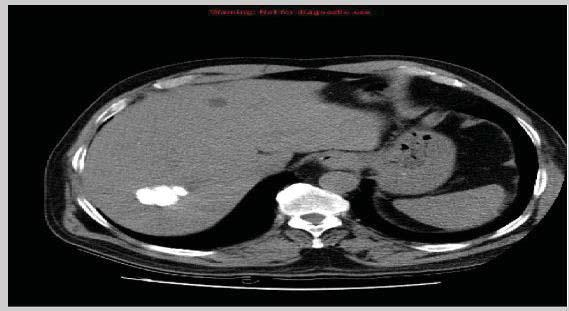
#> input picture Dataset/Test/img.jpg, 569 x 311 px
$ python otsu.py
#> lines starting #> are read from the running program, lines starting #| are printed output that depends on the picture; after the words box and inside, x2 and y2 are one past the last pixel; in counts of white or black regions, pixels touching at a corner belong together
import math
import numpy as np
from matplotlib import pyplot as plt
from PIL import Image
import cv2

threshold_values = {}
h = [1]


def Hist(img):
   row, col = img.shape
   print(row,col)  #This comes out to be 311 X 569.
   y = np.zeros(256)
   for i in range(0,row):
      for j in range(0,col):
         y[img[i,j]] += 1
   x = np.arange(0,256)
   plt.bar(x, y, color='b', width=5, align='center', alpha=0.25)
   plt.show()
   return y


def regenerate_img(img, threshold):
    row, col = img.shape
    y = np.zeros((row, col))
    for i in range(0,row):
        for j in range(0,col):
            if img[i,j] >= threshold:
                y[i,j] = 255
            else:
                y[i,j] = 0
    return y


def countPixel(h):
    cnt = 0
    for i in range(0, len(h)):
        if h[i]>0:
           cnt += h[i]
    return cnt


def wieght(s, e):
    w = 0
    for i in range(s, e):
        w += h[i]
    return w


def mean(s, e):
    m = 0
    w = wieght(s, e)
    for i in range(s, e):
        m += h[i] * i

    return m/float(w)


def variance(s, e):
    v = 0
    m = mean(s, e)
    w = wieght(s, e)
    for i in range(s, e):
        v += ((i - m) **2) * h[i]
    v /= w
    return v


def threshold(h):
    cnt = countPixel(h)
    for i in range(1, len(h)):
        vb = variance(0, i)
        wb = wieght(0, i) / float(cnt)
        mb = mean(0, i)

        vf = variance(i, len(h))
        wf = wieght(i, len(h)) / float(cnt)
        mf = mean(i, len(h))

        V2w = wb * (vb) + wf * (vf)
        V2b = wb * wf * (mb - mf)**2

        fw = open("trace.txt", "a")
        fw.write('T='+ str(i) + "\n")

        fw.write('Wb='+ str(wb) + "\n")
        fw.write('Mb='+ str(mb) + "\n")
        fw.write('Vb='+ str(vb) + "\n")

        fw.write('Wf='+ str(wf) + "\n")
        fw.write('Mf='+ str(mf) + "\n")
        fw.write('Vf='+ str(vf) + "\n")

        fw.write('within class variance='+ str(V2w) + "\n")
        fw.write('between class variance=' + str(V2b) + "\n")
        fw.write("\n")

        if not math.isnan(V2w):
            threshold_values[i] = V2w


def get_optimal_threshold():
    min_V2w = min(threshold_values.values())
    optimal_threshold = [k for k, v in threshold_values.items() if v == min_V2w]
    print('optimal threshold', optimal_threshold[0])
    return optimal_threshold[0]


image = Image.open('../Dataset/Test/img.jpg').convert("L")
img = np.asarray(image)

h = Hist(img)
#| 311 569
#> in Hist, `plt.show()`:
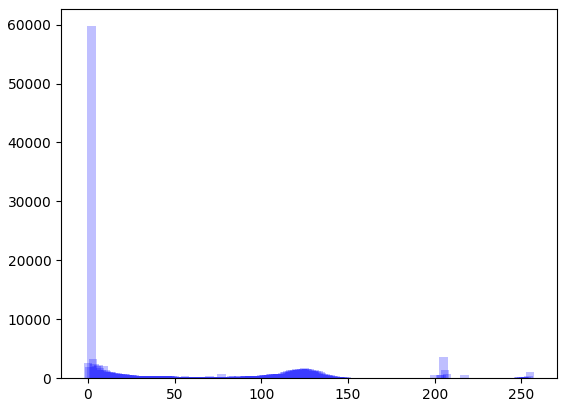
#> figure drawn by matplotlib, 1 panel; tallest bar 59724 high, from x = -0.5 to 4.5
#> h = 256 values, max 59724 at index 2, min 31 at index 176, mean 691.2
threshold(h)
#> the loop in countPixel, `for i in range(0, len(h)):` made 256 passes
#> cnt on passes 1 to 12: 2541, 4382, 64106, 67387, 69854, 71924, 74174, 75873, 77301, 79391, 80825, 81967
#> after the loop in countPixel, `for i in range(0, len(h)):`: cnt = 176959
#> the loop in threshold, `for i in range(1, len(h)):` made 255 passes
#> (vb, wb, mb, vf, wf, mf) on passes 1 to 3: (0, 0.0144, 0, 4740.5, 0.986, 60.76), (0.244, 0.0248, 0.42, 4752.5, 0.975, 61.4), (0.176, 0.362, 1.89, 4412.5, 0.638, 92.83)
op_thres = get_optimal_threshold()
#| optimal threshold 75

res = regenerate_img(img, op_thres)
#> after the loop in regenerate_img, `for i in range(0,row):`:
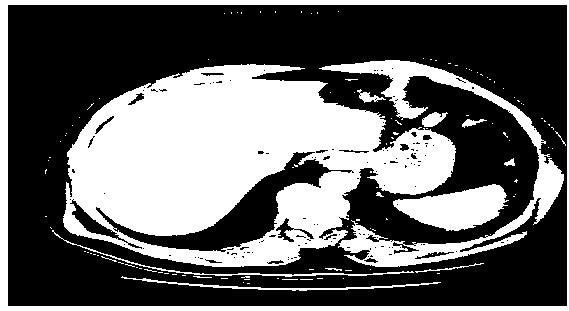
#> y: shape (311, 569) float64; 38.8% white; 120 white regions (105 under 20 px), largest, box (x1, y1, x2, y2) and area: (63, 64, 456, 267) 46435, (0, 0, 569, 311) 8700, (319, 60, 564, 267) 7877
plt.imshow(res)
plt.savefig("../Result/Test/otsu.jpg")

$ run again, with Dataset/Test/test.jpg copied over Dataset/Test/img.jpg
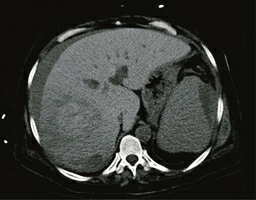
#> input picture Dataset/Test/test.jpg, 256 x 200 px
#| 200 256
#> in Hist, `plt.show()`:
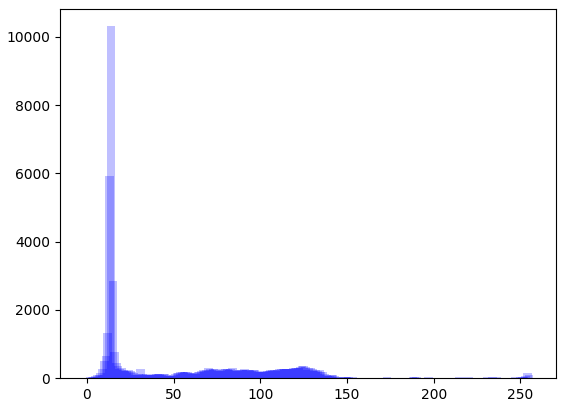
#> figure drawn by matplotlib, 1 panel; tallest bar 10316 high, from x = 11.5 to 16.5
#> h = 256 values, max 10316 at index 14, min 2 at index 159, mean 200
#> the loop in countPixel, `for i in range(0, len(h)):` made 256 passes
#> cnt on passes 1 to 8: 11, 28, 50, 85, 125, 176, 261, 348
#> after the loop in countPixel, `for i in range(0, len(h)):`: cnt = 51200
#> the loop in threshold, `for i in range(1, len(h)):` made 255 passes
#> (vb, wb, mb, vf, wf, mf) on passes 1 to 3: (0, 0.000215, 0, 2773.1, 1, 56.53), (0.239, 0.000547, 0.607, 2773, 0.999, 56.55), (0.612, 0.000977, 1.22, 2772.9, 0.999, 56.57)
#| optimal threshold 67
#> after the loop in regenerate_img, `for i in range(0,row):`:
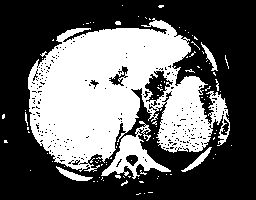
#> y: shape (200, 256) float64; 39.2% white; 101 white regions (93 under 20 px), largest, box (x1, y1, x2, y2) and area: (28, 18, 230, 172) 17959, (101, 121, 171, 179) 1232, (56, 166, 93, 181) 189

$ run again, with Dataset/Test/2.jpeg copied over Dataset/Test/img.jpg
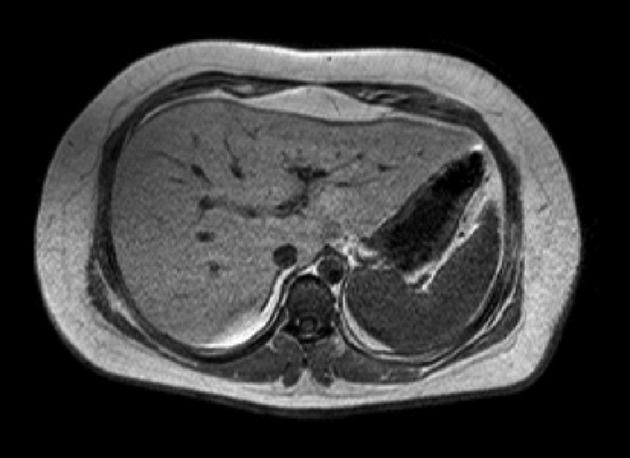
#> input picture Dataset/Test/2.jpeg, 630 x 458 px
#> image is the input picture: PIL image 630x458 L; min 0, max 255, mean 60.6
#| 458 630
#> in Hist, `plt.show()`:
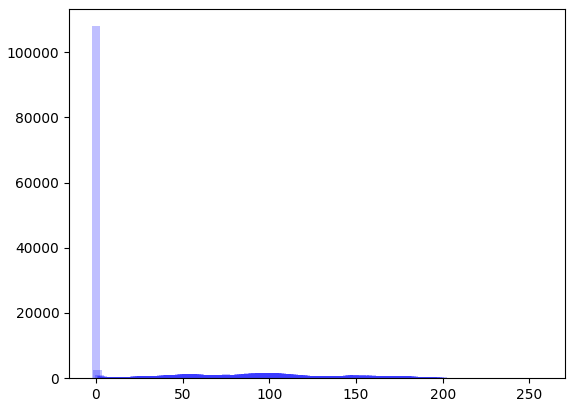
#> figure drawn by matplotlib, 1 panel; tallest bar 107947 high, from x = -2.5 to 2.5
#> h = 256 values, max 107947 at index 0, min 9 at index 249, mean 1127.1
#> the loop in countPixel, `for i in range(0, len(h)):` made 256 passes
#> cnt on passes 1 to 8: 107947, 110429, 111458, 112099, 112635, 113107, 113551, 113974
#> after the loop in countPixel, `for i in range(0, len(h)):`: cnt = 288540
#> the loop in threshold, `for i in range(1, len(h)):` made 255 passes
#> (vb, wb, mb, vf, wf, mf) on passes 1 to 3: (0, 0.374, 0, 2594.5, 0.626, 96.78), (0.022, 0.383, 0.0225, 2501.1, 0.617, 98.12), (0.0575, 0.386, 0.0407, 2461.6, 0.614, 98.68)
#| optimal threshold 69
#> after the loop in regenerate_img, `for i in range(0,row):`:
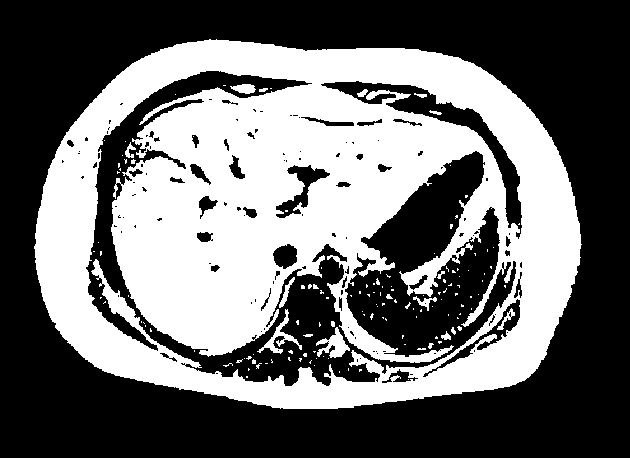
#> y: shape (458, 630) float64; 42.6% white; 141 white regions (121 under 20 px), largest, box (x1, y1, x2, y2) and area: (34, 39, 582, 409) 120307, (316, 327, 350, 358) 468, (257, 309, 302, 354) 421
